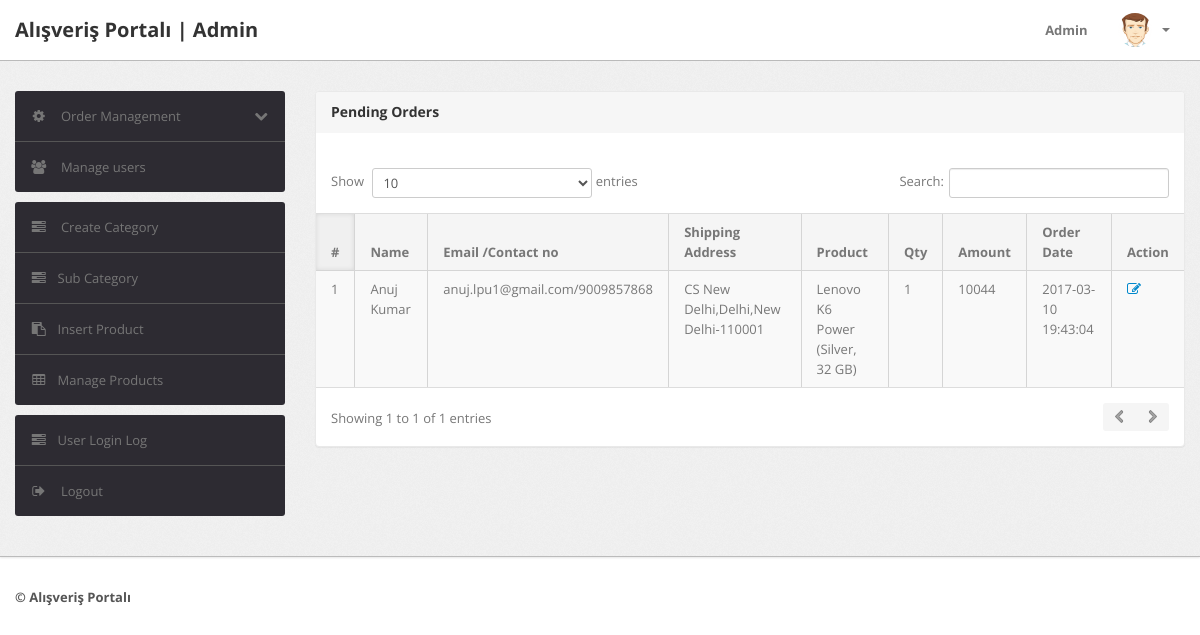
Page /shopping/admin/delivered-orders.php (signed in) on the earlier database version.
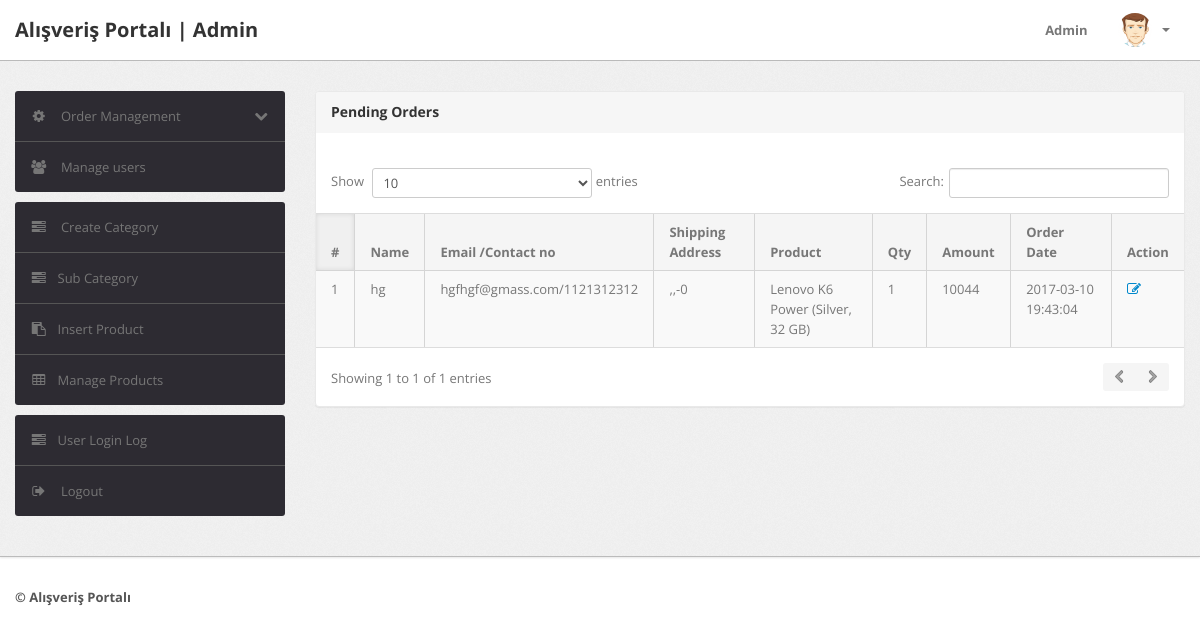
Same page on the later database version.
### tables this page shows
CREATE TABLE `orders` (
  `id` int(11) NOT NULL,
  `userId` int(11) DEFAULT NULL,
  `productId` varchar(255) DEFAULT NULL,
  `quantity` int(11) DEFAULT NULL,
  `orderDate` timestamp NOT NULL DEFAULT CURRENT_TIMESTAMP,
  `paymentMethod` varchar(50) DEFAULT NULL,
  `orderStatus` varchar(55) DEFAULT NULL
);

CREATE TABLE `users` (
  `id` int(11) NOT NULL,
  `name` varchar(255) DEFAULT NULL,
  `email` varchar(255) DEFAULT NULL,
  `contactno` bigint(11) DEFAULT NULL,
  `password` varchar(255) DEFAULT NULL,
  `shippingAddress` longtext,
  `shippingState` varchar(255) DEFAULT NULL,
  `shippingCity` varchar(255) DEFAULT NULL,
  `shippingPincode` int(11) DEFAULT NULL,
  `billingAddress` longtext,
  `billingState` varchar(255) DEFAULT NULL,
  `billingCity` varchar(255) DEFAULT NULL,
  `billingPincode` int(11) DEFAULT NULL,
  `regDate` timestamp NOT NULL DEFAULT CURRENT_TIMESTAMP,
  `updationDate` varchar(255) DEFAULT NULL
);

CREATE TABLE `products` (
  `id` int(11) NOT NULL,
  `category` int(11) NOT NULL,
  `subCategory` int(11) DEFAULT NULL,
  `productName` varchar(255) DEFAULT NULL,
  `productCompany` varchar(255) DEFAULT NULL,
  `productPrice` int(11) DEFAULT NULL,
  `productPriceBeforeDiscount` int(11) DEFAULT NULL,
  `productDescription` longtext,
  `productImage1` varchar(255) DEFAULT NULL,
  `productImage2` varchar(255) DEFAULT NULL,
  `productImage3` varchar(255) DEFAULT NULL,
  `shippingCharge` int(11) DEFAULT NULL,
  `productAvailability` varchar(255) DEFAULT NULL,
  `postingDate` timestamp NULL DEFAULT CURRENT_TIMESTAMP,
  `updationDate` varchar(255) DEFAULT NULL
);

### shopping/admin/delivered-orders.php (the view, shortened to what this page needs)
<?php
include('include/config.php');
if(strlen($_SESSION['alogin'])==0)
	{
header('location:index.php');
}
else{
?>
<!DOCTYPE html>
<html lang="en">
<head>
	<link type="text/css" href="bootstrap/css/bootstrap.min.css" rel="stylesheet">
	<link type="text/css" href="bootstrap/css/bootstrap-responsive.min.css" rel="stylesheet">
	<link type="text/css" href="css/theme.css" rel="stylesheet">
	<link type="text/css" href="images/icons/css/font-awesome.css" rel="stylesheet">
</head>
<body>
<?php include('include/header.php');?>
	<div class="wrapper">
		<div class="container">
			<div class="row">
<?php include('include/sidebar.php');?>
			<div class="span9">
					<div class="content">
	<div class="module">
							<div class="module-head">
								<h3>Pending Orders</h3>
							</div>
							<div class="module-body table">
									<br />
								<table cellpadding="0" cellspacing="0" border="0" class="datatable-1 table table-bordered table-striped	 display table-responsive" >
									<thead>
										<tr>
											<th>#</th>
											<th> Name</th>
											<th width="50">Email /Contact no</th>
											<th>Shipping Address</th>
											<th>Product </th>
											<th>Qty </th>
											<th>Amount </th>
											<th>Order Date</th>
											<th>Action</th>
										</tr>
									</thead>
<tbody>
<?php
$st='Delivered';
$query=mysqli_query($con,"select users.name as username,users.email as useremail,users.contactno as usercontact,users.shippingAddress as shippingaddress,users.shippingCity as shippingcity,users.shippingState as shippingstate,users.shippingPincode as shippingpincode,products.productName as productname,products.shippingCharge as shippingcharge,orders.quantity as quantity,orders.orderDate as orderdate,products.productPrice as productprice,orders.id as id  from orders join users on  orders.userId=users.id join products on products.id=orders.productId where orders.orderStatus='$st'");
$cnt=1;
while($row=mysqli_fetch_array($query))
{
?>
										<tr>
											<td><?php echo htmlentities($cnt);?></td>
											<td><?php echo htmlentities($row['username']);?></td>
											<td><?php echo htmlentities($row['useremail']);?>/<?php echo htmlentities($row['usercontact']);?></td>
											<td><?php echo htmlentities($row['shippingaddress'].",".$row['shippingcity'].",".$row['shippingstate']."-".$row['shippingpincode']);?></td>
											<td><?php echo htmlentities($row['productname']);?></td>
											<td><?php echo htmlentities($row['quantity']);?></td>
											<td><?php echo htmlentities($row['quantity']*$row['productprice']+$row['shippingcharge']);?></td>
											<td><?php echo htmlentities($row['orderdate']);?></td>
											<td>    <a href="updateorder.php?oid=<?php echo htmlentities($row['id']);?>" title="Update order" target="_blank"><i class="icon-edit"></i></a>
											</td>
											</tr>
										<?php $cnt=$cnt+1; } ?>
										</tbody>
								</table>
							</div>
						</div>
					</div>
				</div>
			</div>
		</div>
	</div>
<?php include('include/footer.php');?>
</body>
<?php } ?>

Differences in the rows shown:
changed through a linked row, orders "Lenovo K6 Power (Silver, 32 GB)": userId.name "Anuj Kumar" → "hg"; userId.email "anuj.lpu1@gmail.com" → "hgfhgf@gmass.com"; userId.contactno "9009857868" → "1121312312"; userId.shippingPincode "CS New Delhi,Delhi,New Delhi-110001" → ",,-0"
